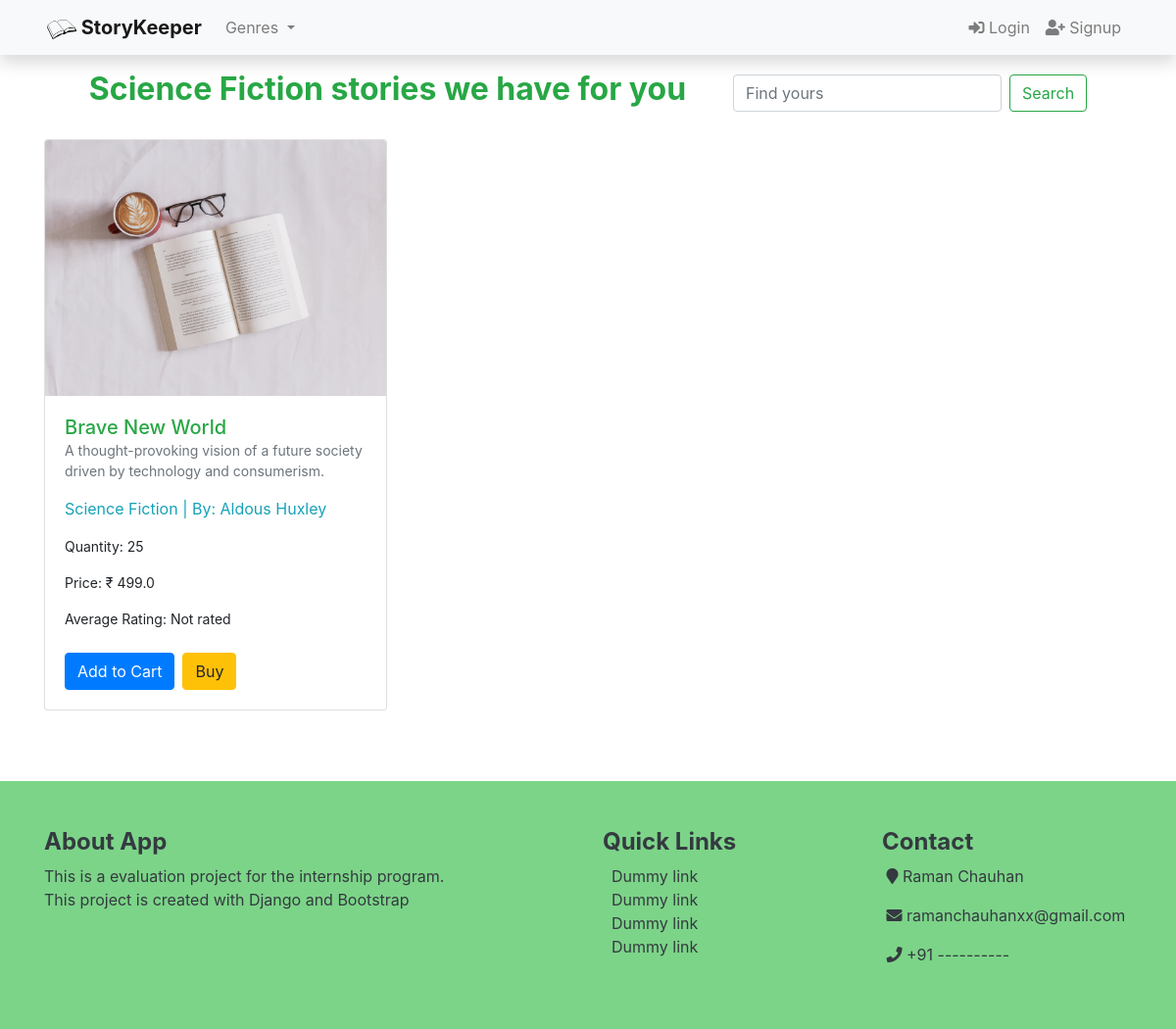
/category/science-fiction, run on an earlier commit of the app's database.
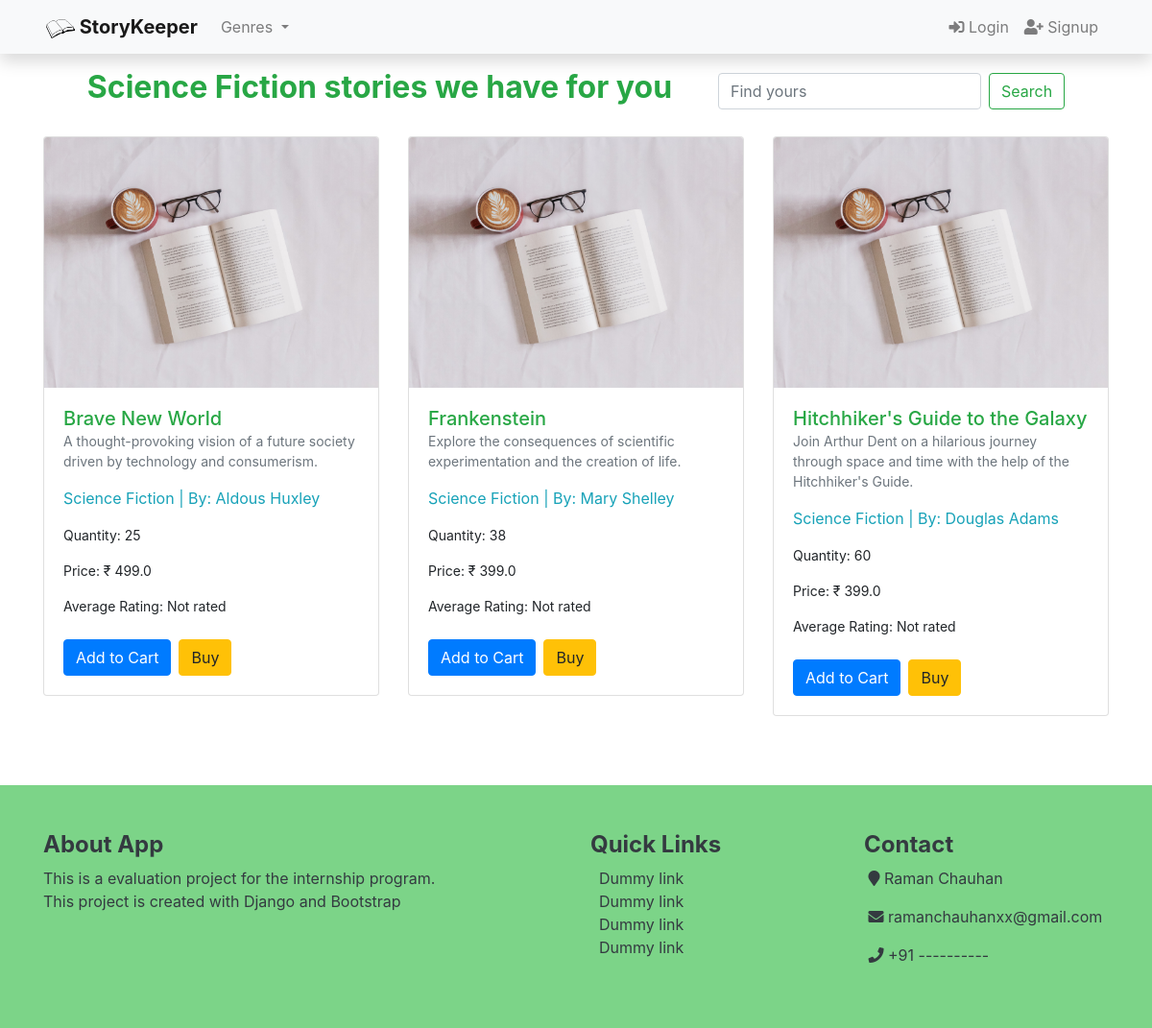
And on a later commit of the database.
### books/models.py (models this page shows, shortened)
class Genre(models.Model):
    name = models.CharField(max_length=100)
    slug = models.SlugField(max_length=100, unique=True)
    def __str__(self):
        return self.name

class Book(models.Model):
    status = (
    (0, "Draft"),
    (1, "Publish")
    )
    title  		 = models.CharField(max_length=200)
    slug         = models.SlugField(max_length=140, unique=True)
    author 		 = models.CharField(max_length=100)
    genre        = models.ForeignKey(Genre, on_delete=models.SET_NULL, null=True, blank=True)
    price     	 = models.FloatField(default=0)
    quantity   	 = models.PositiveIntegerField()
    description  = models.TextField(default='No Description', null=True, blank=False)
    average_rating  = models.FloatField(default=0)
    created_on 	 = models.DateTimeField(auto_now_add=True)
    updated_on 	 = models.DateTimeField(auto_now=True)
    digital         = models.BooleanField(default=False, null=True, blank=False)
    status          = models.IntegerField(choices=status,default = 1)
    class Meta:
        ordering    = ['-quantity']

### books/views.py (the view)
# urls.py: path('category/<slug:slug>', views.categoryView, name='category'),
def categoryView(request, slug):
    genreC = get_object_or_404(Genre, slug=slug)
    category_post = Book.objects.filter(genre=genreC).order_by('title')
    genre = Genre.objects.all().order_by('name')
    paginator = Paginator(category_post, 6)
    page = request.GET.get('page')
    category_post = paginator.get_page(page)
    context = {'category_post':category_post, 'genre':genre, 'genreC':genreC}
    return render(request, 'category.html',context)

### books/templates/category.html (shortened to what this page needs)
{% extends 'base.html' %}
{% block content %}
{% load crispy_forms_tags %}
{% load static %}
{% if category_post %}
<div class='container-fluid my-3 d-flex justify-content-center'>
    <h2 class="text-success"><b>{{ genreC.name }} stories we have for you </b></h2>
    <form class="form-inline my-2 ml-5 my-lg-0" role='search', method='get', action="{% url 'home' %}">
        <input class="form-control mr-sm-2" name='search' type="search" placeholder="Find yours" aria-label="Search">
        <button class="btn btn-outline-success my-2 my-sm-0" type="submit">Search</button>
    </form>
</div>
<div class="container mt-4">
    <div class="row">
        {% for book in category_post %}
        <div class="col-md-4 mb-4">
            <div class="card product-card">
                <a href="{% url 'book_detail' book.slug %}"><img src="{% static 'images/thumbnail.jpg' %}" class="card-img-top" alt="{{ book.title }}"></a>
                <div class="card-body">
                    <a href="{% url 'book_detail' book.slug %}"class="text-success card-title h5">{{ book.title }}</a>
                    <small>
                        <p class="card-text text-secondary">{{ book.description }}</span></p>
                    </small><p></p>
                    <p class="card-text text-info">{{ book.genre }} | <span class="card-text">By: {{ book.author }}</span></p>
                        <small class="text-bold">
                            <p class="card-text">Quantity:{% if book.quantity > 0 %} {{ book.quantity }} {% else %}<span class="text-success"> Out of stock</span>{% endif %}</p>
                            <p class="card-text">Price: &#8377; {{ book.price }}</p>
                            <p class="card-text">Average Rating: {% if book.average_rating %}{{ book.average_rating|floatformat:'0' }} &#9733; out of 5 &#9733;{% else %}Not rated{% endif %}</p>
                        </small><br>
                    <div class="d-flex">
                        <form method="post" action="{% url 'add_to_cart' book.slug %}">
                            <button type="submit" class="btn btn-primary">Add to Cart</button>
                        </form>
                        <a href="#" class="btn btn-warning ml-2">Buy</a>
                    </div>
                </div>
            </div>
        </div>
        {% endfor %}
    </div>
</div>
{% else %}
    <div class="my-4">
        <strong class="text-danger my-4"><H3>Sorry no books available.</H3></strong>
    </div>
{% endif %}
{% endblock %}

### books/templates/base.html (shortened to what this page needs)
<!DOCTYPE html>
<html lang="en">
<head>
    <link href="https://cdnjs.cloudflare.com/ajax/libs/font-awesome/5.15.4/css/all.min.css" rel="stylesheet">
    <link rel="stylesheet" href="https://cdn.jsdelivr.net/npm/bootstrap@4.6.2/dist/css/bootstrap.min.css">
    {% load static %}
</head>
<body>
<div class="d-flex flex-column min-vh-100">
    <nav class="navbar sticky-top navbar-expand-lg navbar-light bg-light shadow px-5">
        <a class="navbar-brand font-weight-bold" href="{% url 'home' %}"><img src="{% static 'logos/logo-black.png' %}" width="30" height="20"> StoryKeeper</a>
        <div class="collapse navbar-collapse" id="navbarSupportedContent">
            <ul class="navbar-nav mr-auto">
                {% if genre %}
                <li class="nav-item dropdown">
                    <a class="nav-link dropdown-toggle" href="#" role="button" data-toggle="dropdown" aria-expanded="false">
                        Genres
                    </a>
                </li>
                {% endif %}
            </ul>
        </div>
        <div class="collapse navbar-collapse" id="navbarSupportedContent">
            <ul class="navbar-nav ml-auto">
                {% if user.is_authenticated %}
                <li class="nav-item">
                    <a class="nav-link">
                        <strong>
                            <i class="fas fa-user"></i>
                            {{ user.username }}
                        </strong>
                    </a>
                </li>
                <li class="nav-item">
                <a class="nav-link" href="{% url 'logout' %}">
                    <i class="fas fa-sign-out-alt"></i> Logout</a>
                </li>
                <li class="nav-item">
                <a class="nav-link" href="{% url 'cart' %}">
                    <i class="fa fa-cart-plus"></i> Cart</a>
                </li>
                {% else %}
                <li class="nav-item">
                <a class="nav-link" href="{% url 'login' %}">
                    <i class="fas fa-sign-in-alt"></i> Login</a>
                </li>
                <li class="nav-item">
                <a class="nav-link" href="{% url 'signup' %}">
                    <i class="fas fa-user-plus"></i> Signup</a>
                {% endif %}
            </ul>
        </div>
    </nav>
    <div class="container-fluid flex-grow-1">
        {% block content %} {% endblock %}
    </div>
    <footer id="pageFooter" class="footer text-dark py-5 mt-5" style="background-color:rgb(124, 212, 136);">
        <div class="container">
            <div class="row">
                <div class="col-md-6">
                    <h4><b>About App</b></h4>
                    <p>This is a evaluation project for the internship program.<br>
                    This project is created with Django and Bootstrap</p>
                </div>
                <div class="col-md-3">
                    <h4><b>Quick Links</b></h4>
                    <ul class="list-unstyled">
                        <li><a href="#" class="text-dark">&nbsp;&nbsp;Dummy link</a></li>
                        <li><a href="#" class="text-dark">&nbsp;&nbsp;Dummy link</a></li>
                        <li><a href="#" class="text-dark">&nbsp;&nbsp;Dummy link</a></li>
                        <li><a href="#" class="text-dark">&nbsp;&nbsp;Dummy link</a></li>
                    </ul>
                </div>
                <div class="col-md-3">
                    <h4><b>Contact </b></h4>
                    <address>
                        <p>&nbsp;<i class="fa fa-map-marker"></i> Raman Chauhan</p>
                        <p>&nbsp;<i class="fa fa-envelope"></i> ramanchauhanxx@gmail.com</p>
                        <p>&nbsp;<i class="fa fa-phone"></i> +91 ----------</p>
                    </address>
                </div>
            </div>
        </div>
    </footer>
</div>
</body>
</html>

What changed in the data, as far as the page shows it:
added Book: title "Frankenstein", description "Explore the consequences of scientific experimentation and the creation of life.", genre "Science Fiction", author "Mary Shelley", quantity "38", price "399.0", average_rating "Not rated"
added Book: title "Hitchhiker's Guide to the Galaxy", description "Join Arthur Dent on a hilarious journey through space and time with the help of the Hitchhiker's Guide.", genre "Science Fiction", author "Douglas Adams", quantity "60", price "399.0", average_rating "Not rated"
